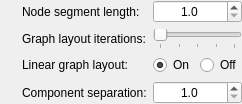
            <widget class="QWidget" name="widget_16" native="true">
             <layout class="QGridLayout" name="gridLayout_10">
              <property name="leftMargin">
               <number>0</number>
              </property>
              <property name="topMargin">
               <number>0</number>
              </property>
              <property name="rightMargin">
               <number>0</number>
              </property>
              <property name="bottomMargin">
               <number>0</number>
              </property>
              <item row="2" column="3">
               <widget class="QLabel" name="label_8">
                <property name="sizePolicy">
                 <sizepolicy hsizetype="Minimum" vsizetype="Preferred">
                  <horstretch>0</horstretch>
                  <verstretch>0</verstretch>
                 </sizepolicy>
                </property>
                <property name="text">
                 <string>Linear graph layout:</string>
                </property>
               </widget>
              </item>
              <item row="2" column="4">
               <widget class="QWidget" name="widget_6" native="true">
                <property name="sizePolicy">
                 <sizepolicy hsizetype="Minimum" vsizetype="Preferred">
                  <horstretch>0</horstretch>
                  <verstretch>0</verstretch>
                 </sizepolicy>
                </property>
                <layout class="QHBoxLayout" name="horizontalLayout_8">
                 <property name="leftMargin">
                  <number>0</number>
                 </property>
                 <property name="topMargin">
                  <number>0</number>
                 </property>
                 <property name="rightMargin">
                  <number>0</number>
                 </property>
                 <property name="bottomMargin">
                  <number>0</number>
                 </property>
                 <item>
                  <widget class="QRadioButton" name="linearLayoutOnRadioButton">
                   <property name="focusPolicy">
                    <enum>Qt::StrongFocus</enum>
                   </property>
                   <property name="text">
                    <string>On</string>
                   </property>
                   <property name="checked">
                    <bool>true</bool>
                   </property>
                  </widget>
                 </item>
                 <item>
                  <widget class="QRadioButton" name="linearLayoutOffRadioButton">
                   <property name="focusPolicy">
                    <enum>Qt::StrongFocus</enum>
                   </property>
                   <property name="text">
                    <string>Off</string>
                   </property>
                  </widget>
                 </item>
                </layout>
               </widget>
              </item>
              <item row="2" column="2">
               <widget class="InfoTextWidget" name="linearLayoutInfoText" native="true">
                <property name="sizePolicy">
                 <sizepolicy hsizetype="Fixed" vsizetype="Fixed">
                  <horstretch>0</horstretch>
                  <verstretch>0</verstretch>
                 </sizepolicy>
                </property>
                <property name="minimumSize">
                 <size>
                  <width>16</width>
                  <height>16</height>
                 </size>
                </property>
                <property name="toolTip">
                 <string>Enable this option if the graph is ordered in a linear fashion, e.g. for a MSA graph.&lt;br&gt;&lt;br&gt;
                                              When on, Bandage will sort the nodes by name (numerically or alphabetically) and initialise the graph layout left-to-right, resulting in a more linear layout.&lt;br&gt;&lt;br&gt;
                                              This type of layout is automatically used when viewing plain FASTA files in Bandage.</string>
                </property>
               </widget>
              </item>
              <item row="0" column="3">
               <widget class="QLabel" name="label_9">
                <property name="sizePolicy">
                 <sizepolicy hsizetype="Minimum" vsizetype="Preferred">
                  <horstretch>0</horstretch>
                  <verstretch>0</verstretch>
                 </sizepolicy>
                </property>
                <property name="text">
                 <string>Node segment length:</string>
                </property>
               </widget>
              </item>
              <item row="0" column="4">
               <widget class="QDoubleSpinBox" name="nodeSegmentLengthSpinBox">
                <property name="sizePolicy">
                 <sizepolicy hsizetype="Minimum" vsizetype="Fixed">
                  <horstretch>0</horstretch>
                  <verstretch>0</verstretch>
                 </sizepolicy>
                </property>
                <property name="focusPolicy">
                 <enum>Qt::StrongFocus</enum>
                </property>
                <property name="alignment">
                 <set>Qt::AlignCenter</set>
                </property>
                <property name="decimals">
                 <number>1</number>
                </property>
                <property name="minimum">
                 <double>1.000000000000000</double>
                </property>
                <property name="maximum">
                 <double>1000.000000000000000</double>
                </property>
                <property name="singleStep">
                 <double>1.000000000000000</double>
                </property>
               </widget>
              </item>
              <item row="1" column="3">
               <widget class="QLabel" name="label_3">
                <property name="sizePolicy">
                 <sizepolicy hsizetype="Minimum" vsizetype="Preferred">
                  <horstretch>0</horstretch>
                  <verstretch>0</verstretch>
                 </sizepolicy>
                </property>
                <property name="text">
                 <string>Graph layout iterations:</string>
                </property>
               </widget>
              </item>
              <item row="0" column="2">
               <widget class="InfoTextWidget" name="nodeSegmentLengthInfoText" native="true">
                <property name="sizePolicy">
                 <sizepolicy hsizetype="Fixed" vsizetype="Fixed">
                  <horstretch>0</horstretch>
                  <verstretch>0</verstretch>
                 </sizepolicy>
                </property>
                <property name="minimumSize">
                 <size>
                  <width>16</width>
                  <height>16</height>
                 </size>
                </property>
                <property name="toolTip">
                 <string>This controls the length of the line segments which make up a drawn node.&lt;br&gt;&lt;br&gt;
                                                   Setting this to a smaller value will produce higher quality nodes with smoother curves, but graph layout will take longer and graphical performance will be slower. Setting this to a larger value will produce nodes with more obvious angles, but graph layout and graphical performance will be faster.&lt;br&gt;&lt;br&gt;
                                                   The graph must be redrawn to see the effect of changing this setting.</string>
                </property>
               </widget>
              </item>
              <item row="1" column="2">
               <widget class="InfoTextWidget" name="graphLayoutQualityInfoText" native="true">
                <property name="sizePolicy">
                 <sizepolicy hsizetype="Fixed" vsizetype="Fixed">
                  <horstretch>0</horstretch>
                  <verstretch>0</verstretch>
                 </sizepolicy>
                </property>
                <property name="minimumSize">
                 <size>
                  <width>16</width>
                  <height>16</height>
                 </size>
                </property>
                <property name="toolTip">
                 <string>This controls how much time the graph layout algorithm spends on positioning the graph components.&lt;br&gt;&lt;br&gt;
                                                    Low values are faster and recommended for big assembly graphs. Higher values may result in smoother, more pleasing layouts.&lt;br&gt;&lt;br&gt;
                                                    The graph must be redrawn to see the effect of changing this setting.</string>
                </property>
               </widget>
              </item>
              <item row="1" column="4">
               <widget class="QSlider" name="graphLayoutQualitySlider">
                <property name="sizePolicy">
                 <sizepolicy hsizetype="Minimum" vsizetype="Fixed">
                  <horstretch>0</horstretch>
                  <verstretch>0</verstretch>
                 </sizepolicy>
                </property>
                <property name="focusPolicy">
                 <enum>Qt::StrongFocus</enum>
                </property>
                <property name="maximum">
                 <number>4</number>
                </property>
                <property name="pageStep">
                 <number>1</number>
                </property>
                <property name="orientation">
                 <enum>Qt::Horizontal</enum>
                </property>
                <property name="tickPosition">
                 <enum>QSlider::TicksBelow</enum>
                </property>
               </widget>
              </item>
              <item row="0" column="1">
               <spacer name="horizontalSpacer_3">
                <property name="orientation">
                 <enum>Qt::Horizontal</enum>
                </property>
                <property name="sizeType">
                 <enum>QSizePolicy::Expanding</enum>
                </property>
                <property name="sizeHint" stdset="0">
                 <size>
                  <width>0</width>
                  <height>20</height>
                 </size>
                </property>
               </spacer>
              </item>
              <item row="0" column="5">
               <spacer name="horizontalSpacer_2">
                <property name="orientation">
                 <enum>Qt::Horizontal</enum>
                </property>
                <property name="sizeType">
                 <enum>QSizePolicy::Expanding</enum>
                </property>
                <property name="sizeHint" stdset="0">
                 <size>
                  <width>0</width>
                  <height>20</height>
                 </size>
                </property>
               </spacer>
              </item>
              <item row="3" column="3">
               <widget class="QLabel" name="label_10">
                <property name="sizePolicy">
                 <sizepolicy hsizetype="Minimum" vsizetype="Preferred">
                  <horstretch>0</horstretch>
                  <verstretch>0</verstretch>
                 </sizepolicy>
                </property>
                <property name="text">
                 <string>Component separation:</string>
                </property>
               </widget>
              </item>
              <item row="3" column="4">
               <widget class="QDoubleSpinBox" name="componentSeparationSpinBox">
                <property name="sizePolicy">
                 <sizepolicy hsizetype="Minimum" vsizetype="Fixed">
                  <horstretch>0</horstretch>
                  <verstretch>0</verstretch>
                 </sizepolicy>
                </property>
                <property name="focusPolicy">
                 <enum>Qt::StrongFocus</enum>
                </property>
                <property name="alignment">
                 <set>Qt::AlignCenter</set>
                </property>
                <property name="decimals">
                 <number>1</number>
                </property>
                <property name="minimum">
                 <double>1.000000000000000</double>
                </property>
                <property name="maximum">
                 <double>1000.000000000000000</double>
                </property>
                <property name="singleStep">
                 <double>1.000000000000000</double>
                </property>
               </widget>
              </item>
              <item row="3" column="2">
               <widget class="InfoTextWidget" name="componentSeparationInfoText" native="true">
                <property name="sizePolicy">
                 <sizepolicy hsizetype="Fixed" vsizetype="Fixed">
                  <horstretch>0</horstretch>
                  <verstretch>0</verstretch>
                 </sizepolicy>
                </property>
                <property name="minimumSize">
                 <size>
                  <width>16</width>
                  <height>16</height>
                 </size>
                </property>
                <property name="toolTip">
                 <string>When the graph contains separate connected components, this will be the distance between the components.&lt;br&gt;&lt;br&gt;
                                                     A low value will give a dense, more tightly packed layout. A high value will give a more spaced-out layout.&lt;br&gt;&lt;br&gt;
                                                     The graph must be redrawn to see the effect of changing this setting.</string>
                </property>
               </widget>
              </item>
             </layout>
            </widget>
